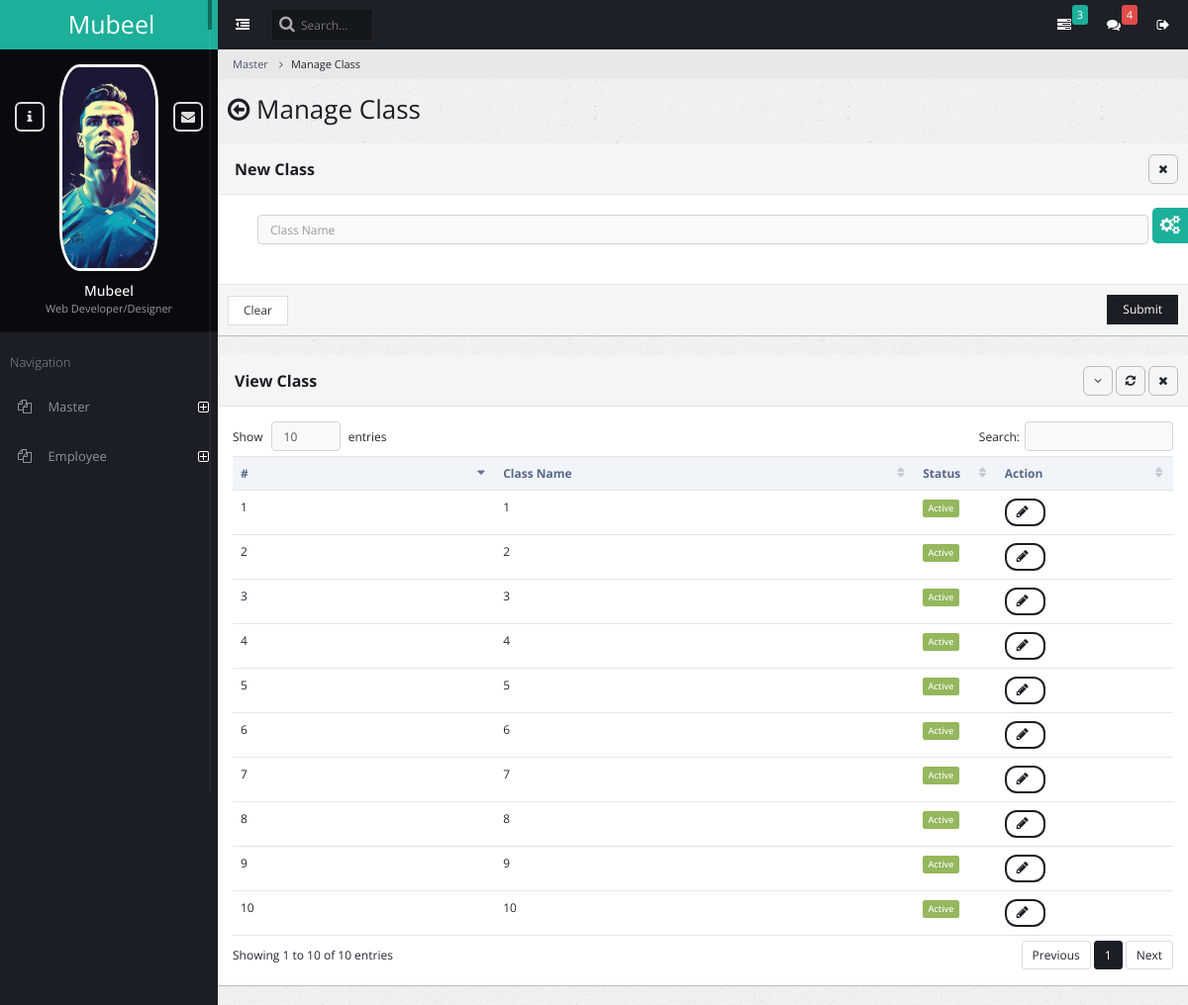
Page /ad_class_manage on the earlier database version.
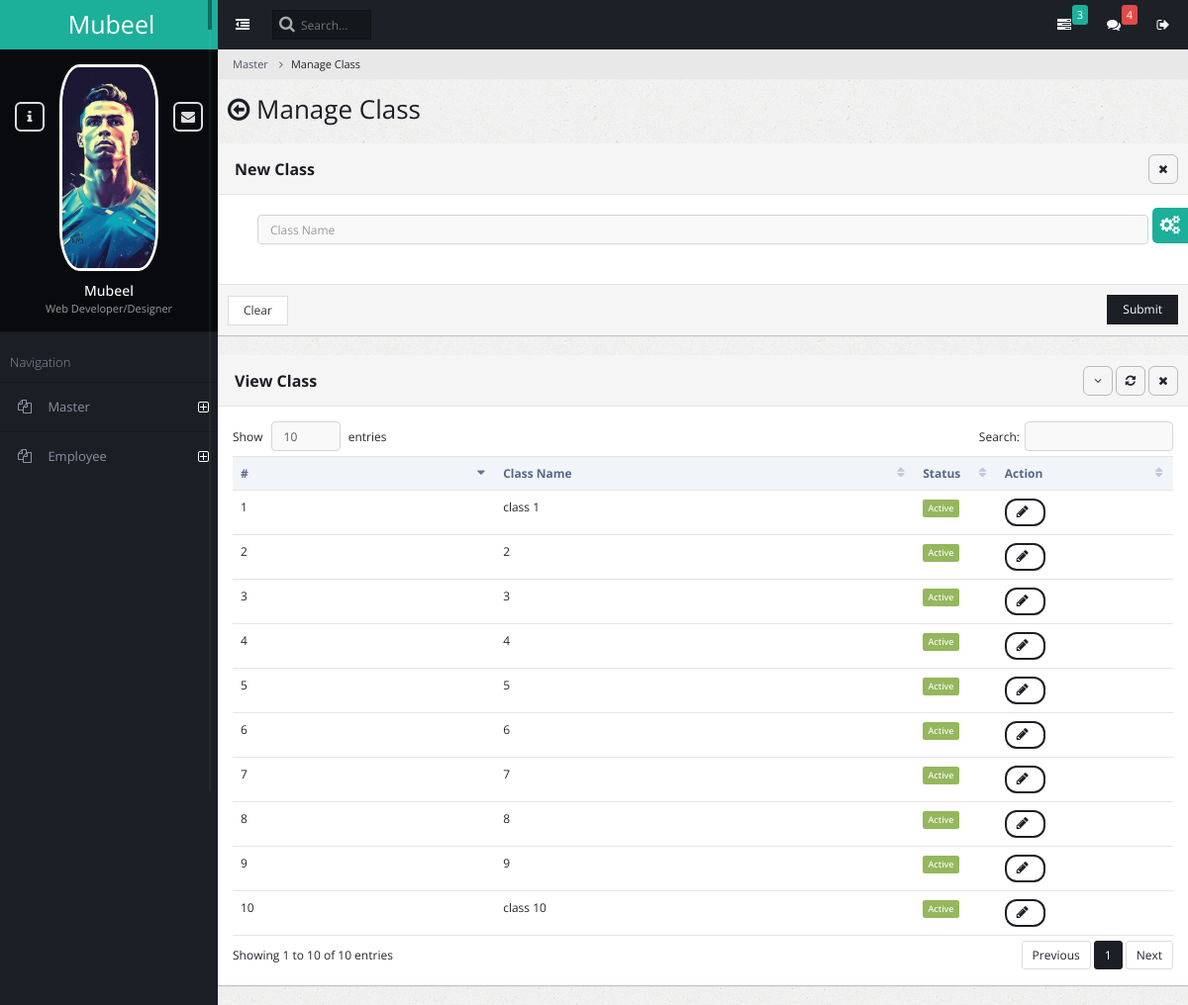
Same page on the later database version.
### admin_master/models.py (models this page shows)
class AmsClass(models.Model):
    class_name = models.CharField(max_length=150)
    status = models.BooleanField(default=True)

### admin_master/views.py (the view, shortened to what this page needs)
# urls.py: path('ad_class_manage', views.admin_class_manage, name='admin_class_manage'),
def admin_class_manage(request):
    ams_classes = AmsClass.objects.all()
    return render(request, 'admin_master_class_manage.html', {'ams_classes': ams_classes})

### admin_master/templates/admin_master_class_manage.html (shortened to what this page needs)
{% extends "base.html" %}
{% block content %}
<ul class="breadcrumb">
    <li><a href="#">Master</a></li>
    <li class="active">Manage Class</li>
</ul>
<div class="content-frame-top">
    <div class="page-title">
        <h2><span class="fa fa-arrow-circle-o-left"></span> Manage Class</h2>
    </div>
</div>
<form method="post" action="{% url 'admin_class_manage' %}">
<div class="panel panel-default">
    <div class="panel-heading ui-draggable-handle">
        <h1 class="panel-title"><strong></strong><b>New Class</b></h1>
        <ul class="panel-controls">
            <li><a href="#" class="panel-remove"><span class="fa fa-times"></span></a></li>
        </ul>
    </div>
    <div class="panel-body">
        <div class="block">
            <div class="col-md-12">
                <div>
                    <input type="text" name="class_name" placeholder="Class Name" class="form-control">
                </div>
            </div>
        </div>
    </div>
    <div class="panel-footer">
        <input type="reset" class="btn btn-default" value="Clear">
        <button class="btn btn-primary pull-right">Submit</button>
    </div>
</div>
</form>
<div class="panel panel-default">
    <div class="panel-heading ui-draggable-handle">
        <h1 class="panel-title"><b>View Class</b></h1>
        <ul class="panel-controls">
            <li><a href="#" class="panel-collapse"><span class="fa fa-angle-down"></span></a></li>
            <li><a href="#" class="panel-refresh"><span class="fa fa-refresh"></span></a></li>
            <li><a href="#" class="panel-remove"><span class="fa fa-times"></span></a></li>
        </ul>
    </div>
    <div class="panel-body">
        <table class="table datatable dataTable no-footer" id="DataTables_Table_0" role="grid" aria-describedby="DataTables_Table_0_info">
            <thead>
                <tr role="row"><th class="sorting_asc" tabindex="0" aria-controls="DataTables_Table_0" rowspan="1" colspan="1" aria-sort="ascending" aria-label="Name: activate to sort column ascending" style="width: 198px;">#</th><th class="sorting" tabindex="0" aria-controls="DataTables_Table_0" rowspan="1" colspan="1" aria-label="Position: activate to sort column ascending" style="width: 309px;">Class Name</th><th class="sorting" tabindex="0" aria-controls="DataTables_Table_0" rowspan="1" colspan="1" aria-label="Age: activate to sort column ascending" style="width: 70px;">Status</th><th class="sorting" tabindex="0" aria-controls="DataTables_Table_0" rowspan="1" colspan="1" aria-label="Start date: activate to sort column ascending" style="width: 137px;">Action</th></tr>
            </thead>
            <tbody>
                {% for ams_class in ams_classes %}
                    <tr id="{{ams_class.id}}">
                        <td>{{ forloop.counter }}</td>
                        <td>{{ ams_class.class_name }}</td>
                        <td>
                            {% if ams_class.status %}
                                <span class="label label-success">Active</span>
                            {% else %}
                                <span class="label label-danger">Inactive</span>
                            {% endif %}
                        </td>
                        <td>
                            <button class="btn btn-primary btn-rounded" onClick="edit_class_row({{ ams_class.id }});" data-toggle="modal" data-target="#modal_basic">
                                <span id="spinner{{ams_class.id}}" class="fa fa-pencil"></span>
                            </button>
                        </td>
                    </tr>
                {% endfor %}
            </tbody>
        </table>
    </div>
</div>
{% endblock content %}

Differences in the rows shown:
changed AmsClass: class_name "1" → "class 1"
changed AmsClass: class_name "10" → "class 10"
